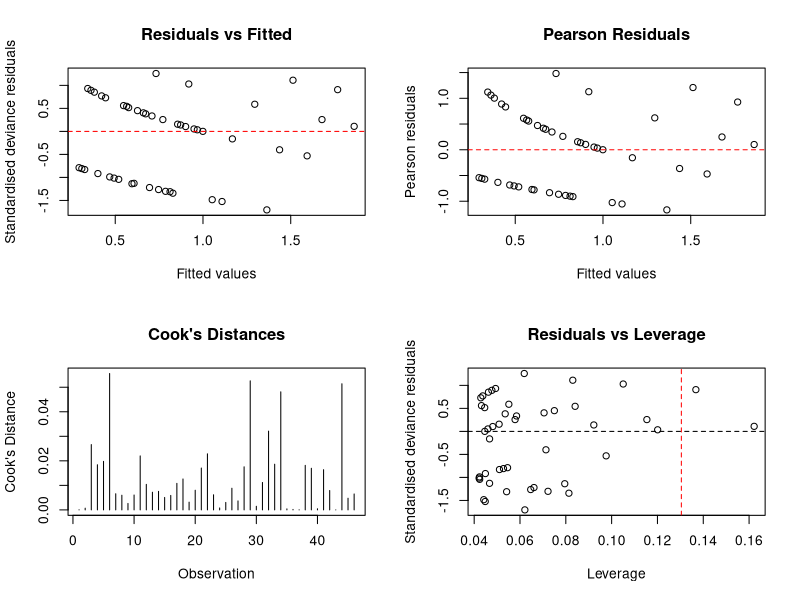

Write the R code that produced this figure.

# ============================================================
# MTH6134 - Statistical Modelling II
# Week 6: Poisson Regression - Goals Conceded
# ============================================================

# AIM:
# Investigate how opponent rank and home/away status
# are associated with goals conceded.

# ------------------------------------------------------------
# 1. Load and prepare data
# ------------------------------------------------------------

matches <- read.csv("data/ashford_matches.csv")

str(matches)
summary(matches)

matches$home_away <- factor(matches$home_away)

stopifnot(
  all(!is.na(matches$goals_conceded)),
  all(matches$goals_conceded >= 0),
  all(matches$goals_conceded == floor(matches$goals_conceded))
)

out_dir <- "outputs/Week 6/goals_conceded"
dir.create(out_dir, recursive = TRUE, showWarnings = FALSE)


# ------------------------------------------------------------
# 2. Preliminary count summaries
# ------------------------------------------------------------

mean(matches$goals_conceded)
var(matches$goals_conceded)

table(matches$goals_conceded)


# ------------------------------------------------------------
# 3. Fit Poisson regression models
# ------------------------------------------------------------

model0 <- glm(
  goals_conceded ~ 1,
  family = poisson(link = "log"),
  data = matches
)

model1 <- glm(
  goals_conceded ~ opponent_rank,
  family = poisson(link = "log"),
  data = matches
)

model2 <- glm(
  goals_conceded ~ opponent_rank + home_away,
  family = poisson(link = "log"),
  data = matches
)

model3 <- glm(
  goals_conceded ~ opponent_rank * home_away,
  family = poisson(link = "log"),
  data = matches
)

summary(model1)
summary(model2)
summary(model3)


# ------------------------------------------------------------
# 4. Model comparisons
# ------------------------------------------------------------

AIC(model0, model1, model2, model3)

anova(
  model0, model1, model2, model3,
  test = "Chisq"
)

anova(model2, model3, test = "Chisq")


# ------------------------------------------------------------
# 5. Interpret coefficients
# ------------------------------------------------------------

exp(coef(model2))

exp(confint.default(model2))

# Exponentiated coefficients give multiplicative effects
# on expected goals conceded.
#
# Values above 1 indicate more expected goals conceded.
# Values below 1 indicate fewer expected goals conceded.


# ------------------------------------------------------------
# 6. Goodness of fit and overdispersion
# ------------------------------------------------------------

deviance(model2)
df.residual(model2)

deviance(model2) / df.residual(model2)

phi <- sum(
  residuals(model2, type = "pearson")^2
) / df.residual(model2)

phi

pchisq(
  deviance(model2),
  df = df.residual(model2),
  lower.tail = FALSE
)


# ------------------------------------------------------------
# 7. Quasi-Poisson model
# ------------------------------------------------------------

quasi_model <- glm(
  goals_conceded ~ opponent_rank + home_away,
  family = quasipoisson(link = "log"),
  data = matches
)

summary(quasi_model)

coef(summary(model2))
coef(summary(quasi_model))


# ------------------------------------------------------------
# 8. Predicted goals conceded
# ------------------------------------------------------------

matches$predicted_conceded <- predict(
  model2,
  type = "response"
)

head(
  matches[, c(
    "goals_conceded",
    "opponent_rank",
    "home_away",
    "predicted_conceded"
  )]
)


# ------------------------------------------------------------
# 9. Diagnostic plots
# ------------------------------------------------------------

png(
  file.path(out_dir, "diagnostics.png"),
  width = 1200,
  height = 900
)

par(mfrow = c(2, 2))

plot(
  fitted(model2),
  rstandard(model2, type = "deviance"),
  xlab = "Fitted values",
  ylab = "Standardised deviance residuals",
  main = "Residuals vs Fitted"
)
abline(h = 0, col = "red", lty = 2)

plot(
  fitted(model2),
  residuals(model2, type = "pearson"),
  xlab = "Fitted values",
  ylab = "Pearson residuals",
  main = "Pearson Residuals"
)
abline(h = 0, col = "red", lty = 2)

plot(
  cooks.distance(model2),
  type = "h",
  main = "Cook's Distances",
  xlab = "Observation",
  ylab = "Cook's Distance"
)
abline(h = 4 / nobs(model2), col = "red", lty = 2)

plot(
  hatvalues(model2),
  rstandard(model2, type = "deviance"),
  xlab = "Leverage",
  ylab = "Standardised deviance residuals",
  main = "Residuals vs Leverage"
)
abline(h = 0, lty = 2)
abline(
  v = 2 * length(coef(model2)) / nobs(model2),
  col = "red",
  lty = 2
)

dev.off()


# ------------------------------------------------------------
# 10. Save outputs
# ------------------------------------------------------------

write.csv(
  matches,
  file.path(out_dir, "predictions.csv"),
  row.names = FALSE
)

write.csv(
  data.frame(
    coefficient = names(coef(model2)),
    estimate = coef(model2),
    multiplicative_effect = exp(coef(model2))
  ),
  file.path(out_dir, "coefficient_effects.csv"),
  row.names = FALSE
)

capture.output(
  summary(model2),
  AIC(model0, model1, model2, model3),
  anova(model0, model1, model2, model3, test = "Chisq"),
  paste("Pearson dispersion:", phi),
  summary(quasi_model),
  file = file.path(out_dir, "model_results.txt")
)

cat("Goals conceded analysis complete.\n")
